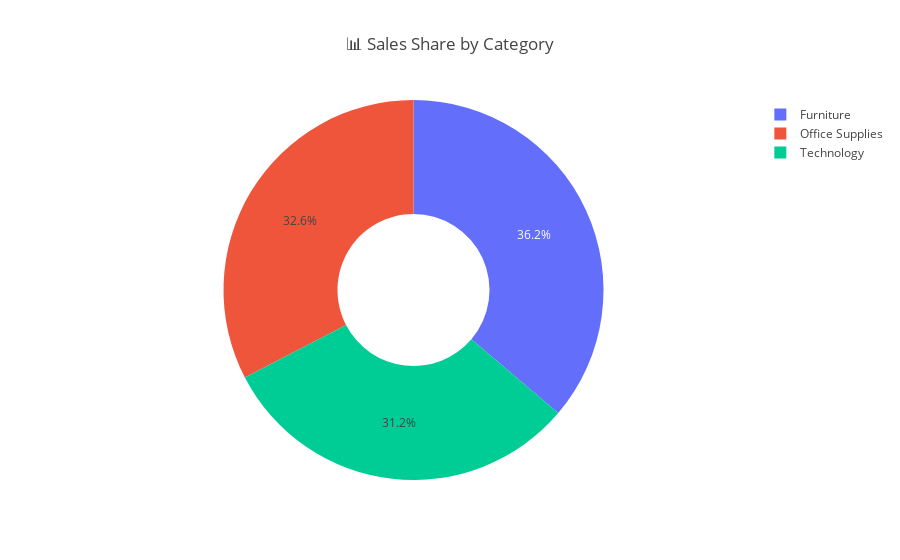

Notebook cell for this chart:
### Code cell
# 📊 Category Share of Sales
fig = px.pie(category_share, names='Category', values='Sales',
             title='📊 Sales Share by Category',
             hole=0.4)
fig.update_traces(marker=dict(colors=['#636EFA', '#EF553B', '#00CC96']))
fig.show()

### Figure 1 — Plotly figure (JSON) as saved in the notebook; plotly's stock layout.template omitted (floating-point values rounded to 4 significant figures)
{"data": [{"domain": {"x": [0, 1], "y": [0, 1]}, "hole": 0.4, "hovertemplate": "Category=%{label}<br>Sales=%{value}<extra></extra>", "labels": ["Furniture", "Office Supplies", "Technology"], "legendgroup": "", "marker": {"colors": ["#636EFA", "#EF553B", "#00CC96"]}, "name": "", "showlegend": true, "type": "pie", "values": [36.22, 32.62, 31.16]}], "layout": {"legend": {"tracegroupgap": 0}, "title": {"text": "📊 Sales Share by Category"}}}
